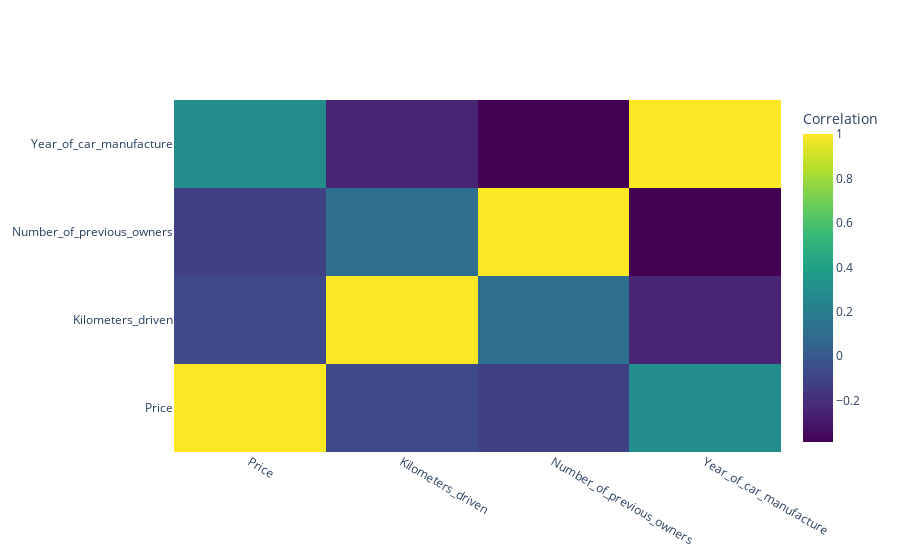

Here is the notebook cell this chart was saved with:
### Code cell
# Heat map for numerical features 
numerical_features = ['Price', 'Kilometers_driven', 'Number_of_previous_owners', 'Year_of_car_manufacture']

# correlation
correlation_matrix = df_1[numerical_features].corr()

# Create the heatmap
fig = go.Figure(data=go.Heatmap(
    z=correlation_matrix.values,
    x=correlation_matrix.columns,
    y=correlation_matrix.index,
    colorscale='Viridis',
    colorbar=dict(title='Correlation'),
))

fig.show()

### Figure 1 — Plotly figure (JSON) as saved in the notebook; plotly's stock layout.template omitted (floating-point values rounded to 4 significant figures)
{"data": [{"colorbar": {"title": {"text": "Correlation"}}, "colorscale": [[0, "#440154"], [0.1111, "#482878"], [0.2222, "#3e4989"], [0.3333, "#31688e"], [0.4444, "#26828e"], [0.5556, "#1f9e89"], [0.6667, "#35b779"], [0.7778, "#6ece58"], [0.8889, "#b5de2b"], [1, "#fde725"]], "type": "heatmap", "x": ["Price", "Kilometers_driven", "Number_of_previous_owners", "Year_of_car_manufacture"], "y": ["Price", "Kilometers_driven", "Number_of_previous_owners", "Year_of_car_manufacture"], "z": [[1, -0.07435, -0.1132, 0.2857], [-0.07435, 1, 0.1139, -0.2436], [-0.1132, 0.1139, 1, -0.3859], [0.2857, -0.2436, -0.3859, 1]]}], "layout": {}}
